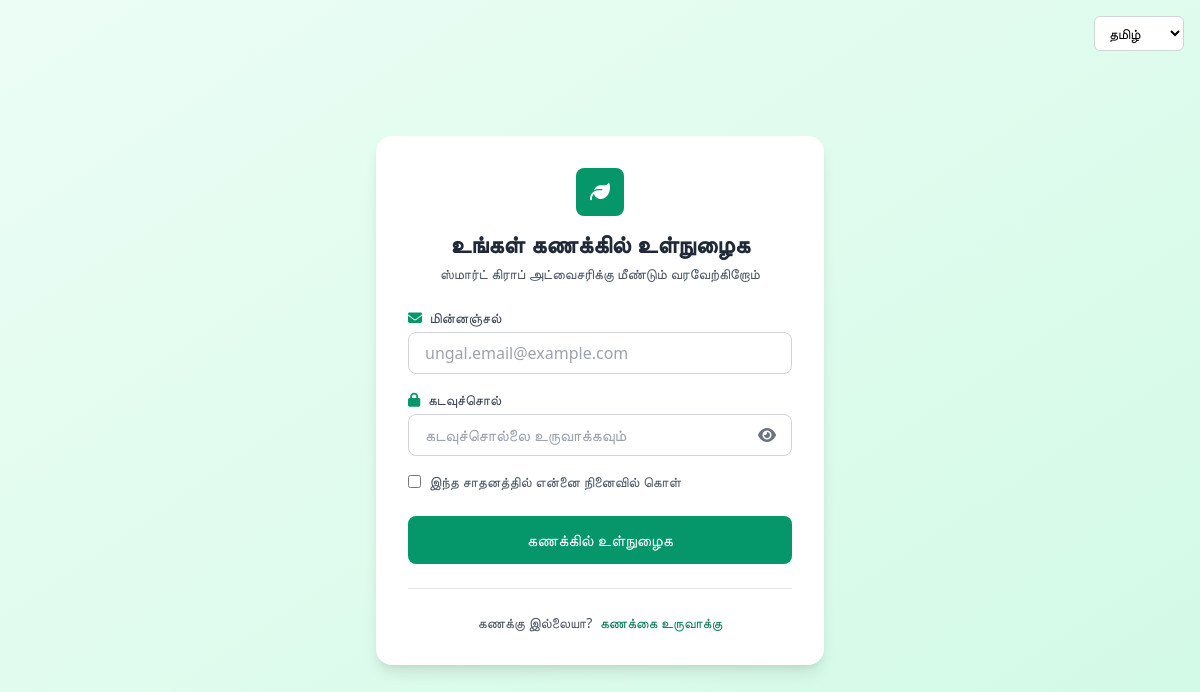
Page /login.html (signed in) on the earlier database version.
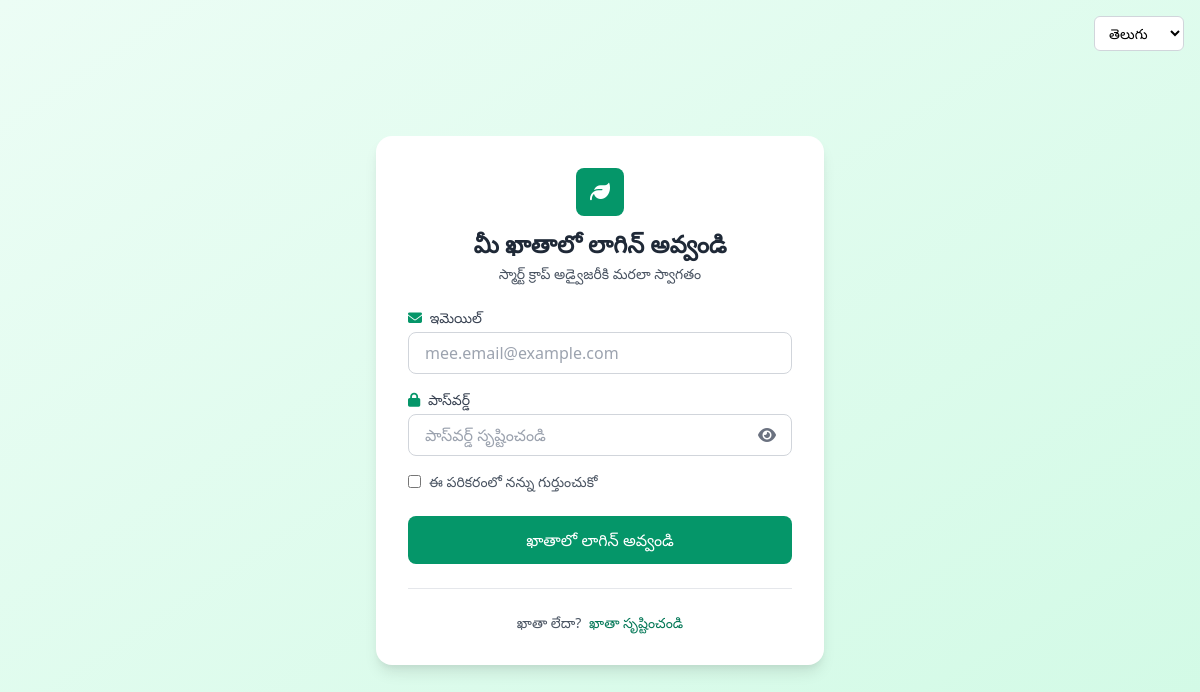
Same page on the later database version.
### app.py (models this page shows, shortened)
class User(db.Model, UserMixin):
    id = db.Column(db.Integer, primary_key=True)
    username = db.Column(db.String(100), unique=True, nullable=False)
    email = db.Column(db.String(100), unique=True, nullable=False)
    password_hash = db.Column(db.String(200), nullable=False)
    preferred_language = db.Column(db.String(10), default='en')
    voice_enabled = db.Column(db.Boolean, default=True)
    created_at = db.Column(db.DateTime, default=datetime.utcnow)
    is_active = db.Column(db.Boolean, default=True)
    state = db.Column(db.String(100), nullable=True)
    district = db.Column(db.String(100), nullable=True)
    farm_size = db.Column(db.Float, nullable=True)  # in acres
    primary_crop = db.Column(db.String(100), nullable=True)
    soil_type = db.Column(db.String(50), nullable=True)
    irrigation_type = db.Column(db.String(50), nullable=True)
    profile_completed = db.Column(db.Boolean, default=False)
    latitude = db.Column(db.Float, nullable=True)
    longitude = db.Column(db.Float, nullable=True)
    last_weather_fetch = db.Column(db.DateTime, nullable=True)

### app.py (the view)
@app.route('/<page_name>')
def serve_page(page_name):
    valid_pages = [
        'dashboard', 'weather', 'chatbot',
        'features', 'login', 'signup',
        'about', 'contact', 'fertilizer'
    ]
    if page_name in valid_pages:
        try:
            return render_template(f'{page_name}.html')
        except:
            return "Page not found", 404
    else:
        if page_name.endswith('.html') and page_name.replace('.html', '') in valid_pages:
            try:
                return render_template(page_name)
            except:
                return "Page not found", 404
    return "Page not found", 404

### app.py (called while the page is built, shortened)
def detect_browser_language(request):
    if not hasattr(request, 'accept_languages') or not request.accept_languages:
        return 'en'

def get_user_language_from_request(request):
    lang_param = request.args.get('lang')
    if lang_param:
        lang_param = lang_param.lower().strip()
        if lang_param in ['en', 'hi', 'te', 'ta', 'bn', 'mr']:
            return lang_param
    if 'user_language' in session:
        session_lang = session['user_language']
        if session_lang in ['en', 'hi', 'te', 'ta', 'bn', 'mr']:
            return session_lang
    cookie_lang = request.cookies.get('preferred_language')
    if cookie_lang and cookie_lang in ['en', 'hi', 'te', 'ta', 'bn', 'mr']:
        return cookie_lang
    if current_user.is_authenticated and current_user.preferred_language:
        return current_user.preferred_language
    browser_lang = detect_browser_language(request)
    if browser_lang in ['en', 'hi', 'te', 'ta', 'bn', 'mr']:
        return browser_lang
    return 'en'

@login_manager.user_loader
def load_user(user_id):
    return User.query.get(int(user_id))

@app.before_request
def handle_options():
    if request.method == "OPTIONS":
        return "", 200

### templates/login.html (shortened to what this page needs)
{% extends "base.html" %}
{% block content %}
<div class="min-h-screen flex items-center justify-center bg-gradient-to-br from-green-50 to-green-100 py-12 px-4 sm:px-6 lg:px-8">
  <div class="w-full max-w-md bg-white rounded-2xl shadow-lg p-8">
    <div class="text-center mb-6">
      <div class="inline-flex items-center justify-center w-12 h-12 bg-green-600 rounded-lg mb-3">
        <i class="fas fa-leaf text-white text-xl"></i>
      </div>
      <h2 class="text-2xl font-bold text-gray-800">{{ t('login_title', user_language) }}</h2>
      <p class="text-gray-600 text-sm mt-1">{{ t('login_welcome', user_language) }}</p>
    </div>
    <form id="login-form" novalidate>
      <div class="mb-4">
        <label class="block text-gray-700 text-sm font-medium mb-1">
          <i class="fas fa-envelope text-green-600 mr-1"></i>
          {{ t('email_label', user_language) }}
        </label>
        <input type="email" id="login-email" name="email" placeholder="{{ t('email_placeholder', user_language) }}"
               class="w-full px-4 py-2 border border-gray-300 rounded-lg focus:ring-2 focus:ring-green-400 focus:border-green-400 focus:outline-none transition-all"
               required>
      </div>
      <div class="mb-4">
        <label class="block text-gray-700 text-sm font-medium mb-1">
          <i class="fas fa-lock text-green-600 mr-1"></i>
          {{ t('password_label', user_language) }}
        </label>
        <div class="relative">
          <input type="password" id="login-password" name="password" placeholder="{{ t('password_placeholder', user_language) }}"
                 class="w-full px-4 py-2 border border-gray-300 rounded-lg focus:ring-2 focus:ring-green-400 focus:border-green-400 focus:outline-none transition-all pr-10"
                 required>
          <button type="button" id="toggle-password" class="password-toggle">
            <i class="fas fa-eye"></i>
          </button>
        </div>
      </div>
      <div class="mb-6 flex items-center">
        <input type="checkbox" id="remember-me" class="rounded border-gray-300 text-green-600 focus:ring-green-500">
        <label for="remember-me" class="ml-2 text-sm text-gray-600">{{ t('remember_me', user_language) }}</label>
      </div>
      <button type="submit" id="login-submit" class="w-full bg-green-600 text-white py-3 rounded-lg hover:bg-green-700 transition-all font-medium flex items-center justify-center disabled:opacity-50 disabled:cursor-not-allowed">
        <span id="submit-text">{{ t('login_button', user_language) }}</span>
      </button>
    </form>
    <div class="mt-6 pt-6 border-t border-gray-200">
      <p class="text-center text-sm text-gray-600">
        {{ t('no_account', user_language) }}
        <a href="signup.html" class="text-green-700 hover:underline font-medium ml-1">{{ t('signup_link', user_language) }}</a>
      </p>
    </div>
  </div>
</div>
{% endblock %}

### templates/base.html (shortened to what this page needs)
<!DOCTYPE html>
<html lang="{{ user_language }}">
<head>
  <link href="https://cdn.jsdelivr.net/npm/tailwindcss@2.2.19/dist/tailwind.min.css" rel="stylesheet">
  <link rel="stylesheet" href="https://cdnjs.cloudflare.com/ajax/libs/font-awesome/6.4.0/css/all.min.css">
</head>
<body class="bg-gray-50">
  {% block language_switcher %}
    <div class="language-switcher-default fixed top-4 right-4 z-50">
      <select id="languageSelect" class="language-select">
        {% for lang in available_languages %}
          <option value="{{ lang.code }}" {% if lang.code == user_language %}selected{% endif %}>
            {{ lang.native }}
          </option>
        {% endfor %}
      </select>
    </div>
  {% endblock %}
  <main class="{% block main_class %}{% endblock %}">
    {% block content %}{% endblock %}
  </main>
</body>
</html>

Differences in the rows shown:
changed User: preferred_language "தமிழ்" → "తెలుగు"; preferred_language "உங்கள் கணக்கில் உள்நுழைக" → "మీ ఖాతాలో లాగిన్ అవ్వండి"; preferred_language "ஸ்மார்ட் கிராப் அட்வைசரிக்கு மீண்டும் வரவேற்கிறோம்" → "స్మార్ట్ క్రాప్ అడ్వైజరీకి మరలా స్వాగతం"; preferred_language "மின்னஞ்சல்" → "ఇమెయిల్"; email "ungal.email@example.com" → "mee.email@example.com"; preferred_language "கடவுச்சொல்" → "పాస్‌వర్డ్"; preferred_language "இந்த சாதனத்தில் என்னை நினைவில் கொள்" → "ఈ పరికరంలో నన్ను గుర్తుంచుకో"; preferred_language "கணக்கில் உள்நுழைக" → "ఖాతాలో లాగిన్ అవ్వండి"; preferred_language "கணக்கு இல்லையா?" → "ఖాతా లేదా?"; preferred_language "கணக்கை உருவாக்கு" → "ఖాతా సృష్టించండి"
